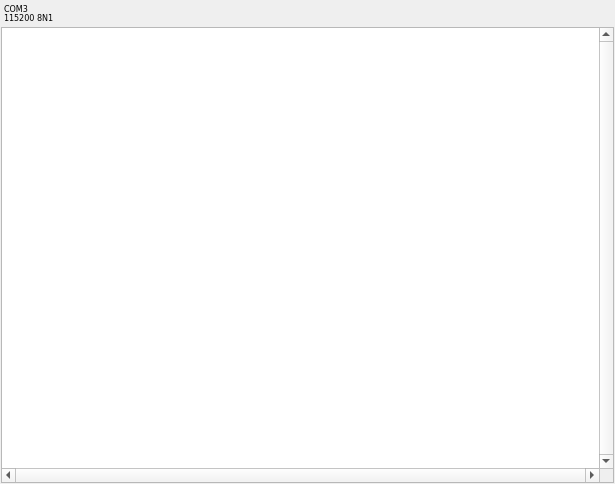
<?xml version="1.0" encoding="UTF-8"?>
<ui version="4.0">
 <class>MainWindow</class>
 <widget class="QMainWindow" name="MainWindow">
  <property name="geometry">
   <rect>
    <x>0</x>
    <y>0</y>
    <width>615</width>
    <height>484</height>
   </rect>
  </property>
  <property name="windowTitle">
   <string>MainWindow</string>
  </property>
  <widget class="QWidget" name="centralwidget">
   <property name="sizePolicy">
    <sizepolicy hsizetype="Maximum" vsizetype="Maximum">
     <horstretch>0</horstretch>
     <verstretch>0</verstretch>
    </sizepolicy>
   </property>
   <layout class="QGridLayout" name="gridLayout">
    <property name="leftMargin">
     <number>1</number>
    </property>
    <property name="topMargin">
     <number>1</number>
    </property>
    <property name="rightMargin">
     <number>1</number>
    </property>
    <property name="bottomMargin">
     <number>1</number>
    </property>
    <property name="spacing">
     <number>2</number>
    </property>
    <item row="0" column="2">
     <spacer name="horizontalSpacer">
      <property name="orientation">
       <enum>Qt::Horizontal</enum>
      </property>
      <property name="sizeHint" stdset="0">
       <size>
        <width>40</width>
        <height>20</height>
       </size>
      </property>
     </spacer>
    </item>
    <item row="0" column="1">
     <widget class="QPushButton" name="btn_uart_switch">
      <property name="sizePolicy">
       <sizepolicy hsizetype="Fixed" vsizetype="Fixed">
        <horstretch>0</horstretch>
        <verstretch>0</verstretch>
       </sizepolicy>
      </property>
      <property name="minimumSize">
       <size>
        <width>24</width>
        <height>24</height>
       </size>
      </property>
      <property name="maximumSize">
       <size>
        <width>24</width>
        <height>24</height>
       </size>
      </property>
      <property name="baseSize">
       <size>
        <width>24</width>
        <height>24</height>
       </size>
      </property>
      <property name="text">
       <string/>
      </property>
      <property name="icon">
       <iconset>
        <normaloff>resources/start.svg</normaloff>resources/start.svg</iconset>
      </property>
      <property name="iconSize">
       <size>
        <width>24</width>
        <height>24</height>
       </size>
      </property>
      <property name="flat">
       <bool>true</bool>
      </property>
     </widget>
    </item>
    <item row="0" column="0">
     <widget class="QPushButton" name="btn_uart_settings">
      <property name="sizePolicy">
       <sizepolicy hsizetype="Fixed" vsizetype="Fixed">
        <horstretch>0</horstretch>
        <verstretch>0</verstretch>
       </sizepolicy>
      </property>
      <property name="minimumSize">
       <size>
        <width>55</width>
        <height>24</height>
       </size>
      </property>
      <property name="maximumSize">
       <size>
        <width>55</width>
        <height>24</height>
       </size>
      </property>
      <property name="sizeIncrement">
       <size>
        <width>1</width>
        <height>1</height>
       </size>
      </property>
      <property name="baseSize">
       <size>
        <width>55</width>
        <height>24</height>
       </size>
      </property>
      <property name="font">
       <font>
        <family>Verdana</family>
        <pointsize>6</pointsize>
       </font>
      </property>
      <property name="styleSheet">
       <string notr="true">text-align: left; vertical-align: middle ;padding: 2px 2px 2px 2px; </string>
      </property>
      <property name="text">
       <string>COM3
115200 8N1</string>
      </property>
      <property name="iconSize">
       <size>
        <width>0</width>
        <height>0</height>
       </size>
      </property>
      <property name="checkable">
       <bool>true</bool>
      </property>
      <property name="flat">
       <bool>true</bool>
      </property>
     </widget>
    </item>
    <item row="1" column="0" colspan="3">
     <widget class="QTextEdit" name="textEdit">
      <property name="sizePolicy">
       <sizepolicy hsizetype="Maximum" vsizetype="Maximum">
        <horstretch>0</horstretch>
        <verstretch>0</verstretch>
       </sizepolicy>
      </property>
      <property name="maximumSize">
       <size>
        <width>10000</width>
        <height>10000</height>
       </size>
      </property>
      <property name="font">
       <font>
        <family>Courier New</family>
        <pointsize>11</pointsize>
       </font>
      </property>
      <property name="autoFillBackground">
       <bool>false</bool>
      </property>
      <property name="verticalScrollBarPolicy">
       <enum>Qt::ScrollBarAlwaysOn</enum>
      </property>
      <property name="horizontalScrollBarPolicy">
       <enum>Qt::ScrollBarAlwaysOn</enum>
      </property>
      <property name="lineWrapMode">
       <enum>QTextEdit::NoWrap</enum>
      </property>
      <property name="readOnly">
       <bool>true</bool>
      </property>
      <property name="markdown">
       <string/>
      </property>
      <property name="html">
       <string>&lt;!DOCTYPE HTML PUBLIC &quot;-//W3C//DTD HTML 4.0//EN&quot; &quot;http://www.w3.org/TR/REC-html40/strict.dtd&quot;&gt;
&lt;html&gt;&lt;head&gt;&lt;meta name=&quot;qrichtext&quot; content=&quot;1&quot; /&gt;&lt;meta charset=&quot;utf-8&quot; /&gt;&lt;style type=&quot;text/css&quot;&gt;
p, li { white-space: pre-wrap; }
hr { height: 1px; border-width: 0; }
&lt;/style&gt;&lt;/head&gt;&lt;body style=&quot; font-family:'Courier New'; font-size:11pt; font-weight:400; font-style:normal;&quot;&gt;
&lt;p style=&quot;-qt-paragraph-type:empty; margin-top:0px; margin-bottom:0px; margin-left:0px; margin-right:0px; -qt-block-indent:0; text-indent:0px; font-family:'Segoe UI'; font-size:9pt;&quot;&gt;&lt;br /&gt;&lt;/p&gt;&lt;/body&gt;&lt;/html&gt;</string>
      </property>
      <property name="placeholderText">
       <string/>
      </property>
     </widget>
    </item>
   </layout>
  </widget>
 </widget>
 <resources/>
 <connections/>
</ui>
